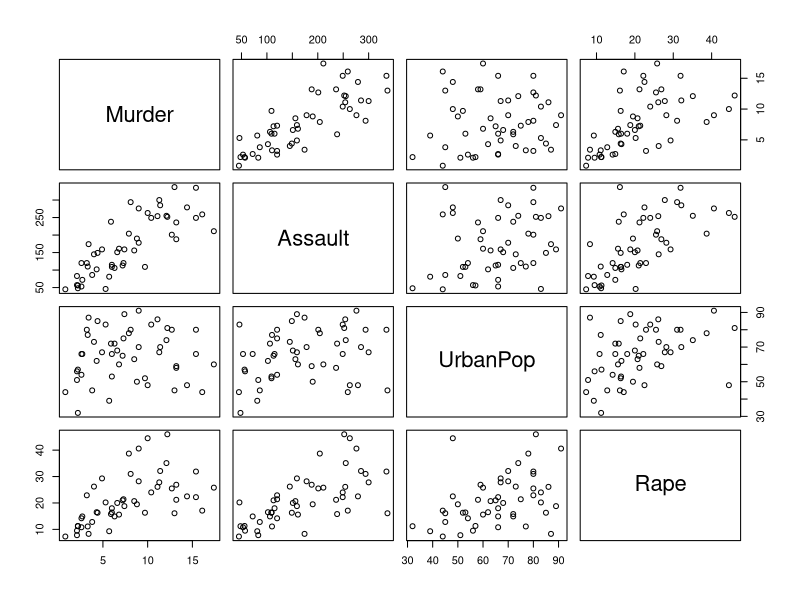
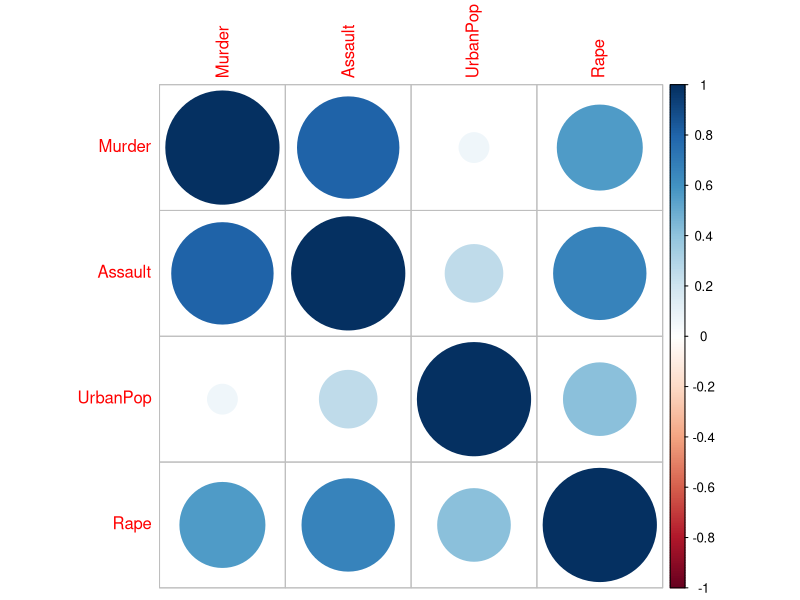

Write the R code that produced these figures, in order. (Note: this script raises an error after producing the figures.)
rm(list=ls())
library(tidyverse)
library(corrplot)
#####################
data(USArrests)
bd<-USArrests
#####################
plot(bd)
rho<-cor(bd)
det(rho)
sigma<-var(bd)
det(sigma)
corrplot(rho)
####################
eigen(sigma)
aux<-eigen(rho)
sum(aux$values)
L<-aux$vectors
round( L %*% t(L), 2)

L%*% diag(aux$values) %*% t(L)
rho

L[,1:3]%*%
  diag(aux$values)[1:3,1:3]%*%
  t(L[,1:3])

L[,1:2]%*%
  diag(aux$values)[1:2,1:2]%*%
  t(L[,1:2])

prcomp()
pca<-prcomp(bd, center = T, scale. = T)
pca$x




